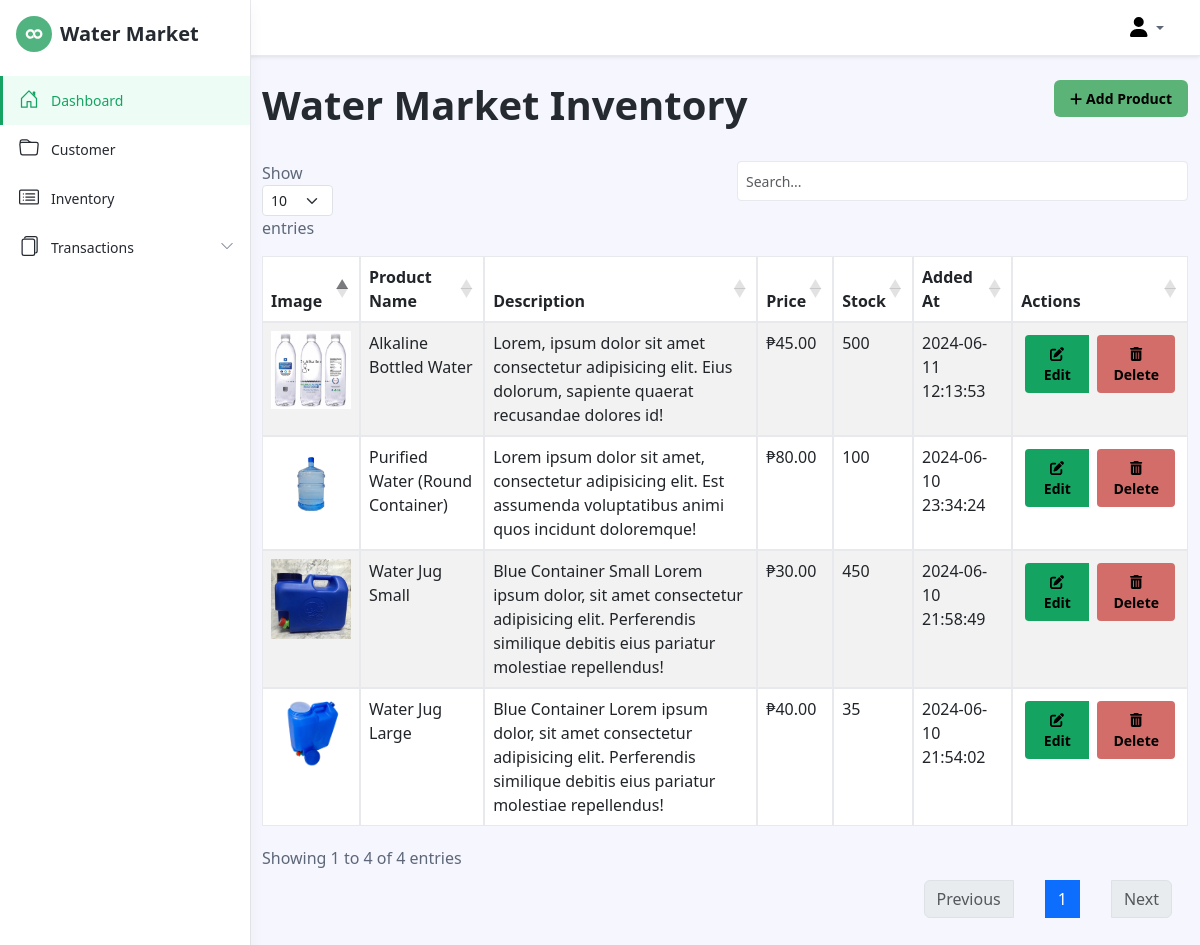
The page /inventory.php on the database its author committed.
### tables this page shows
CREATE TABLE `products` (
  `product_id` int(11) NOT NULL,
  `product_name` varchar(100) NOT NULL,
  `description` text DEFAULT NULL,
  `price` decimal(10,2) NOT NULL,
  `stock` int(11) NOT NULL,
  `image_path` varchar(100) NOT NULL,
  `created_at` timestamp NOT NULL DEFAULT current_timestamp()
);

### inventory.php (the view, shortened to what this page needs)
<!DOCTYPE html>
<html lang="en">
<head>
    <link id="theme-style" rel="stylesheet" href="assets/css/portal.css">
    <link rel="stylesheet" type="text/css" href="https://cdn.datatables.net/1.11.3/css/dataTables.bootstrap5.min.css"/>
</head>
<body class="app">
    <header class="app-header fixed-top">
        <?php @include('navbar.php'); ?>
        <?php @include('sidebar.php'); ?>
    </header>
    <div class="app-wrapper">
        <div class="container">
            <div class="d-flex justify-content-between align-items-center my-4">
                <h1>Water Market Inventory</h1>
                <div class="add-transaction-btn">
                    <a href="add_product.php" class="btn btn-success">
                        <i class="fas fa-plus"></i> Add Product
                    </a>
                </div>
            </div>
            <div class="row mb-3">
                <div class="col-md-6">
                    <label>
                        Show
                        <select id="entries" class="form-select form-select-sm" aria-controls="inventoryTable">
                            <option value="10">10</option>
                        </select>
                        entries
                    </label>
                </div>
                <div class="col-md-6 text-end">
                    <input type="search" id="customSearchBox" class="form-control form-control-sm" placeholder="Search...">
                </div>
            </div>
            <table id="inventoryTable" class="table table-striped">
                <thead>
                    <tr>
                        <th scope="col">Image</th>
                        <th scope="col">Product Name</th>
                        <th scope="col">Description</th>
                        <th scope="col">Price</th>
                        <th scope="col">Stock</th>
                        <th scope="col">Added At</th>
                        <th scope="col">Actions</th>
                    </tr>
                </thead>
                <tbody>
                    <?php
                    include('config.php');
                    try {
                        $stmt = $conn->prepare('SELECT product_id, image_path, product_name, description, price, stock, created_at FROM products ORDER BY created_at DESC');
                        $stmt->execute();
                        while ($row = $stmt->fetch(PDO::FETCH_ASSOC)) {
                            echo '<tr>';
                            echo '<td><img src="' . htmlspecialchars($row['image_path']) . '" alt="Product Image"></td>';
                            echo '<td>' . htmlspecialchars($row['product_name']) . '</td>';
                            echo '<td>' . htmlspecialchars($row['description']) . '</td>';
                            echo '<td>₱' . htmlspecialchars($row['price']) . '</td>';
                            echo '<td>' . htmlspecialchars($row['stock']) . '</td>';
                            echo '<td>' . htmlspecialchars($row['created_at']) . '</td>';
                            echo '<td>';
                            echo '<div class="btn-group" role="group" aria-label="Actions">';
                            echo '<a href="edit_product.php?id=' . htmlspecialchars($row['product_id']) . '" class="btn btn-primary btn-sm m-1"><i class="fas fa-edit"></i> Edit</a>';
                            echo '<form method="POST" action="delete.php" style="display:inline-block;" onsubmit="return confirm(\'Are you sure you want to delete this product?\');">';
                            echo '<button type="submit" class="btn btn-danger btn-sm m-1"><i class="fas fa-trash-alt"></i> Delete</button>';
                            echo '</form>';
                            echo '</div>';
                            echo '</td>';
                            echo '</tr>';
                        }
                    } catch (PDOException $e) {
                        echo 'Query failed: ' . $e->getMessage();
                    }
                    ?>
                </tbody>
            </table>
        </div>
    </div>
</body>
</html>

### inventory.php (style rules this page uses)
table { width: 100%; border-collapse: collapse; }
th, td { border: 1px solid #ddd; padding: 10px; text-align: left; }
th { background-color: #f4f4f4; font-weight: bold; }
td img { max-width: 80px; height: auto; }
tbody tr:nth-child(even) { background-color: #f9f9f9; }
.add-transaction-btn { display: flex; justify-content: flex-end; margin-bottom: 20px; }

### rows shown on the page
products: image_path (picture), product_name "Alkaline Bottled Water", description "Lorem, ipsum dolor sit amet consectetur adipisicing elit. Eius dolorum, sapiente quaerat recusandae dolores id!", price "45.00", stock "500", created_at "2024-06-11 12:13:53"
products: image_path (picture), product_name "Purified Water (Round Container)", description "Lorem ipsum dolor sit amet, consectetur adipisicing elit. Est assumenda voluptatibus animi quos incidunt doloremque!", price "80.00", stock "100", created_at "2024-06-10 23:34:24"
products: image_path (picture), product_name "Water Jug Small", description "Blue Container Small Lorem ipsum dolor, sit amet consectetur adipisicing elit. Perferendis similique debitis eius pariatur molestiae repellendus!", price "30.00", stock "450", created_at "2024-06-10 21:58:49"
products: image_path (picture), product_name "Water Jug Large", description "Blue Container Lorem ipsum dolor, sit amet consectetur adipisicing elit. Perferendis similique debitis eius pariatur molestiae repellendus!", price "40.00", stock "35", created_at "2024-06-10 21:54:02"
